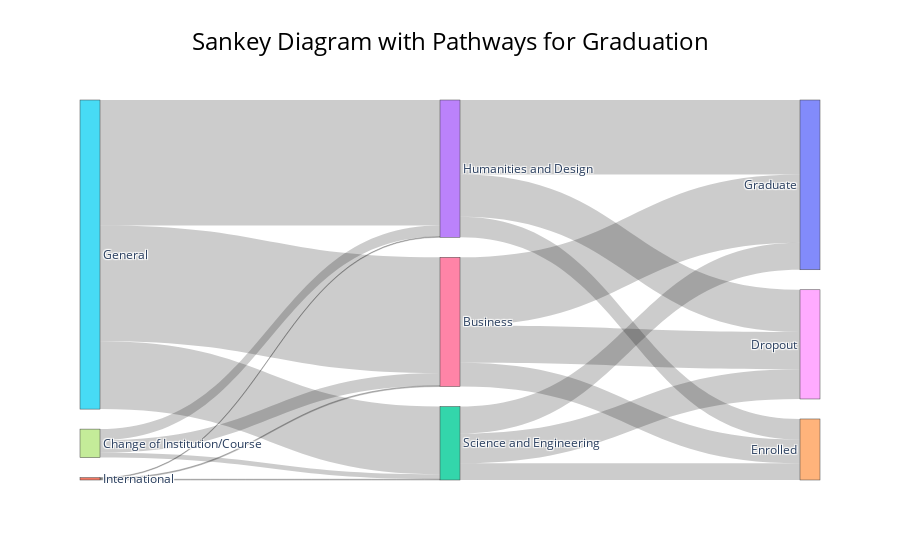

The notebook cell this image was saved under:
### Code cell
# Implementation


application_modes = df['application_mode'].unique()
courses = df['course'].unique()

outputs = df['output'].unique()




lst_of_cols = ['application_mode', 'course', 'output']

# Creating base figure with all data
    
checkbox_group1 = pn.widgets.CheckBoxGroup(
    name='Mode Checkbox Group', value=list(application_modes), options=list(application_modes),
    inline=False)

checkbox_group2 = pn.widgets.CheckBoxGroup(
    name='Course Checkbox Group', value=list(courses), options=list(courses),
    inline=False)

checkbox_group3 = pn.widgets.CheckBoxGroup(
    name='Output Checkbox Group', value=list(outputs), options=list(outputs),
    inline=False)

# ensuring that at least one value is selected
def enforce_selection(event, checkbox_group):
    if not event.new:
        checkbox_group.value = [event.old[0]]  # Restore the first previously selected value

checkbox_group1.param.watch(lambda event: enforce_selection(event, checkbox_group1), 'value')
checkbox_group2.param.watch(lambda event: enforce_selection(event, checkbox_group2), 'value')
checkbox_group3.param.watch(lambda event: enforce_selection(event, checkbox_group3), 'value')


plot = pn.bind(create_sankey,df,checkbox_group1,checkbox_group2,checkbox_group3,lst_of_cols)
card_width = 320

checkbox_layout = pn.Row(
    pn.Card(
        pn.Column(
            checkbox_group1
        ),
        title="Choose Mode", width=300, collapsed=False
    ),
    pn.Card(
        pn.Column(
            checkbox_group2
        ),
        title="Choose Course", width=300, collapsed=False
    ),
    pn.Card(
        pn.Column(
            checkbox_group3
        ),
        title="Choose Output", width=300, collapsed=False
    ),
)

# main layout 
layout = pn.template.FastListTemplate(
    title="Graduation Pathways",
    theme_toggle=False,
    main=[
        pn.Tabs(
            ("Dashboard", pn.Column(checkbox_layout,plot)),
            active=0  
        )
    ],
    header_background='#a93226'
).servable()

layout.save("sankey.html")

### Figure 1 — Plotly figure (JSON) as saved in the notebook; plotly's stock layout.template omitted (floating-point values rounded to 4 significant figures)
{"data": [{"link": {"source": [7, 7, 7, 5, 5, 5, 1, 1, 1, 6, 6, 6, 3, 3, 3, 2, 2, 2], "target": [6, 3, 2, 6, 3, 2, 6, 3, 2, 8, 4, 0, 8, 4, 0, 8, 4, 0], "value": [164, 144, 63, 1506, 1633, 883, 12, 9, 10, 483, 310, 889, 551, 267, 968, 387, 217, 352]}, "node": {"label": ["Graduate", "International", "Science and Engineering", "Humanities and Design", "Enrolled", "General", "Business", "Change of Institution/Course", "Dropout"]}, "type": "sankey"}], "layout": {"autosize": true, "font": {"size": 12}, "hovermode": "x", "legend": {"font": {"size": 14}, "orientation": "h", "title": {"text": "Legend"}, "x": 0.5, "xanchor": "center"}, "title": {"font": {"color": "Black", "size": 24}, "text": "Sankey Diagram with Pathways for Graduation", "x": 0.5}}}
